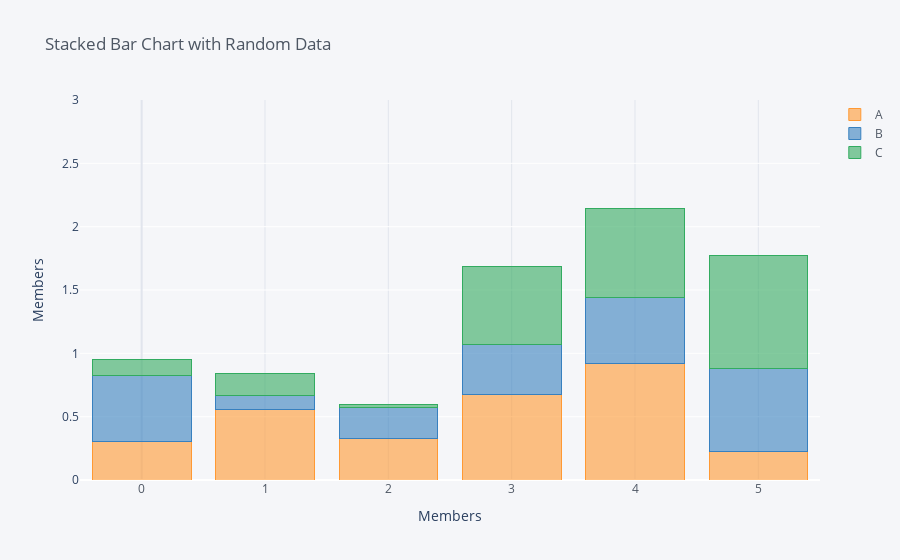

The code cell stored with this chart in its notebook:
### Markdown cell above
#### Setting an attribute

### Code cell
my_fig.layout.yaxis = dict(title='Members', range=[0, 3])
my_fig

### Figure 1 — Plotly figure (JSON) as saved in the notebook; plotly's stock layout.template omitted (floating-point values rounded to 4 significant figures)
{"data": [{"marker": {"color": "rgba(255, 153, 51, 0.6)", "line": {"color": "rgba(255, 153, 51, 1.0)", "width": 1}}, "name": "A", "orientation": "v", "text": "", "type": "bar", "x": [0, 1, 2, 3, 4, 5], "y": [0.3077, 0.5604, 0.3277, 0.6715, 0.9228, 0.2264]}, {"marker": {"color": "rgba(55, 128, 191, 0.6)", "line": {"color": "rgba(55, 128, 191, 1.0)", "width": 1}}, "name": "B", "orientation": "v", "text": "", "type": "bar", "x": [0, 1, 2, 3, 4, 5], "y": [0.5145, 0.1073, 0.2427, 0.3992, 0.5158, 0.6546]}, {"marker": {"color": "rgba(50, 171, 96, 0.6)", "line": {"color": "rgba(50, 171, 96, 1.0)", "width": 1}}, "name": "C", "orientation": "v", "text": "", "type": "bar", "x": [0, 1, 2, 3, 4, 5], "y": [0.1304, 0.1759, 0.0246, 0.6146, 0.7012, 0.8942]}], "layout": {"autosize": true, "barmode": "stack", "legend": {"bgcolor": "#F5F6F9", "font": {"color": "#4D5663"}, "traceorder": "normal"}, "paper_bgcolor": "#F5F6F9", "plot_bgcolor": "#F5F6F9", "title": {"font": {"color": "#4D5663"}, "text": "Stacked Bar Chart with Random Data"}, "xaxis": {"autorange": true, "gridcolor": "#E1E5ED", "range": [-0.5, 5.5], "showgrid": true, "tickfont": {"color": "#4D5663"}, "title": {"text": "Members"}, "type": "linear", "zerolinecolor": "#E1E5ED"}, "yaxis": {"range": [0, 3], "title": {"text": "Members"}, "type": "linear"}}}
